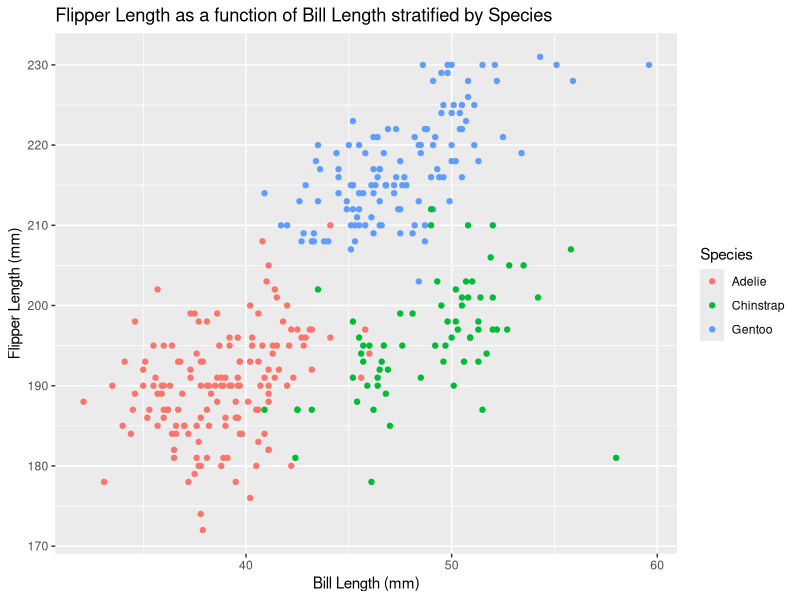
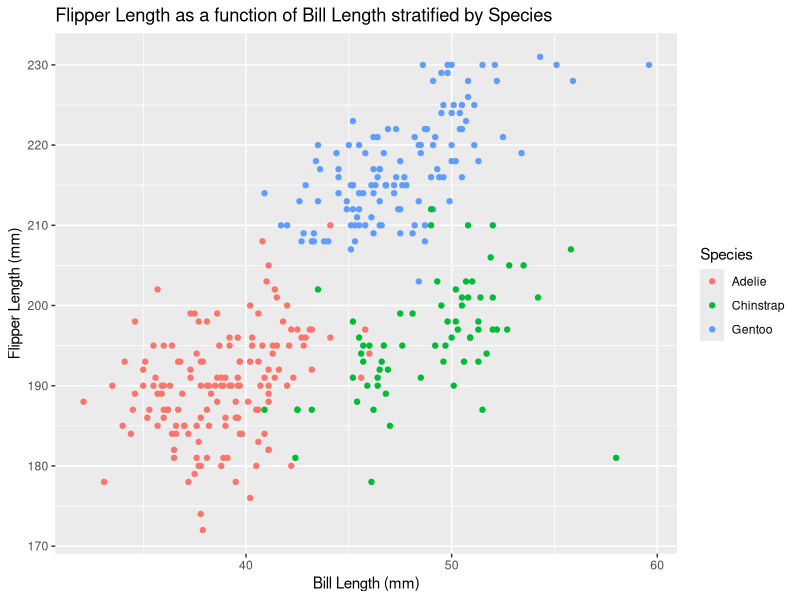

Recreate these plots in R, in order.
## ---- chunk 1
library(tidyverse)
## ---- chunk 2
# Create data frame per the specifications in problem one.
problem_one_tibble <- tibble(
  random_norm_samp = rnorm(n = 10),
  greater_than_zero = random_norm_samp > 0,
  meaningless_character_vector = "Meaningless Character Vector",
  three_level_factor = as.factor(c("low", "low", "low", "low", "low",
                                   "medium", "medium",
                                   "high", "high", "high"))
)
## ---- chunk 3
as.numeric(pull(problem_one_tibble, greater_than_zero))
as.numeric(pull(problem_one_tibble, meaningless_character_vector))
as.numeric(pull(problem_one_tibble, three_level_factor))
## ---- chunk 4
data("penguins", package = "palmerpenguins")
## ---- chunk 5
ggplot(penguins, aes(x = bill_length_mm, y = flipper_length_mm, 
                     color = species)) +
  geom_point() +
  labs(x = "Bill Length (mm)",
       y = "Flipper Length (mm)",
       color = "Species") +
  ggtitle("Flipper Length as a function of Bill Length stratified by Species")
## ---- chunk 6
ggsave("Problem_Two_Scatter_Plot.pdf")
